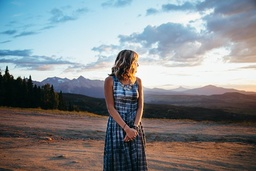
#> input picture potrait2.jpeg, 256 x 171 px, shrunk from 700 x 467 before the run
$ python image_swirl.py
#> lines starting #> are read from the running program, lines starting #| are printed output that depends on the picture
import cv2
from skimage.transform import warp
import numpy as np

def swirl_fn(xy, x0, y0, R):
    r = np.sqrt((xy[:,1]-x0)**2 + (xy[:,0]-y0)**2)
    a = np.pi * r / R
    xy[:, 1] = (xy[:, 1]-x0)*np.cos(a) + (xy[:, 0]-y0)*np.sin(a) + x0
    xy[:, 0] = -(xy[:, 1]-x0)*np.sin(a) + (xy[:, 0]-y0)*np.cos(a) + y0
    return xy


im = cv2.imread('potrait2.jpeg')
#> im is the input picture: shape (171, 256, 3); mean B, G, R 137.6, 134.4, 130.7

a = np.arange(1,100)
b = (np.arange(1,100)**2) + 100

list_values = np.append(a,b)


for radius in list_values:
    im_swirl = warp(im, swirl_fn, map_args={'x0':im.shape[0]//2, 'y0':im.shape[1]//2, 'R':radius})
    cv2.imshow("Image",im_swirl)
    cv2.waitKey(0)
#> this loop made 198 passes
#> pass 1, `im_swirl = warp(im, swirl_fn, map_args={'x0':im.shape[0]//2, 'y0':im.s..`:
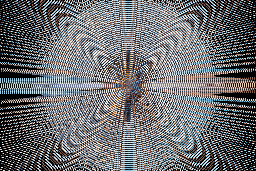
#> im_swirl: shape (171, 256, 3) float64; mean B, G, R 0.44, 0.43, 0.423
#> pass 2, `im_swirl = warp(im, swirl_fn, map_args={'x0':im.shape[0]//2, 'y0':im.s..`:
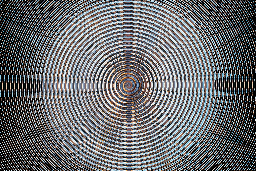
#> im_swirl: shape (171, 256, 3) float64; mean B, G, R 0.435, 0.425, 0.419
#> pass 3, `im_swirl = warp(im, swirl_fn, map_args={'x0':im.shape[0]//2, 'y0':im.s..`:
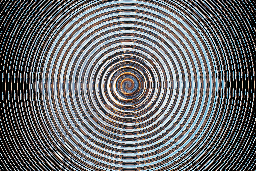
#> im_swirl: shape (171, 256, 3) float64; mean B, G, R 0.435, 0.425, 0.419
cv2.destroyAllWindows()
